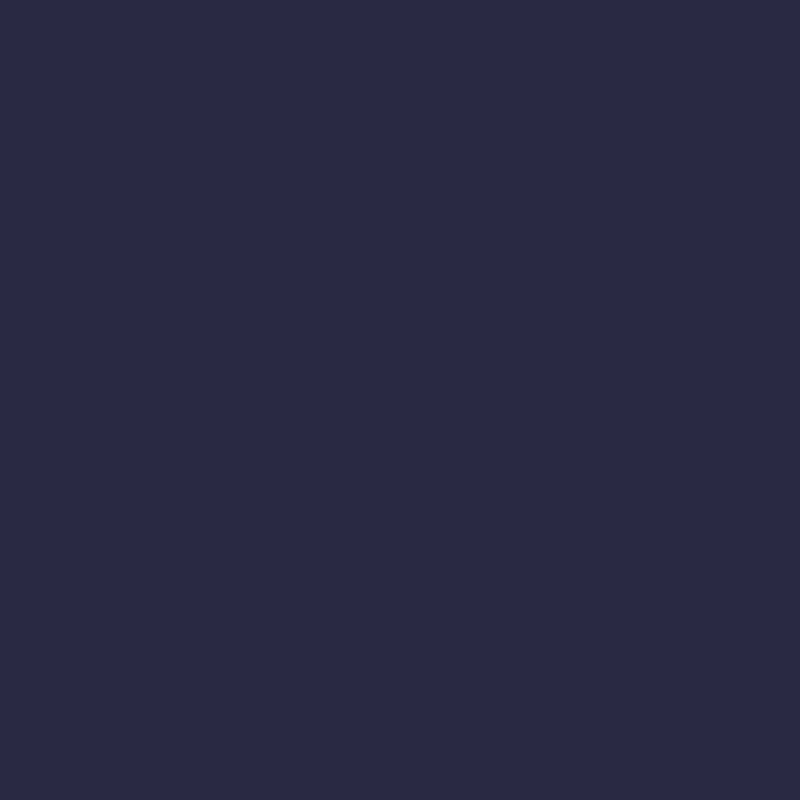
Frame 1 (no input)
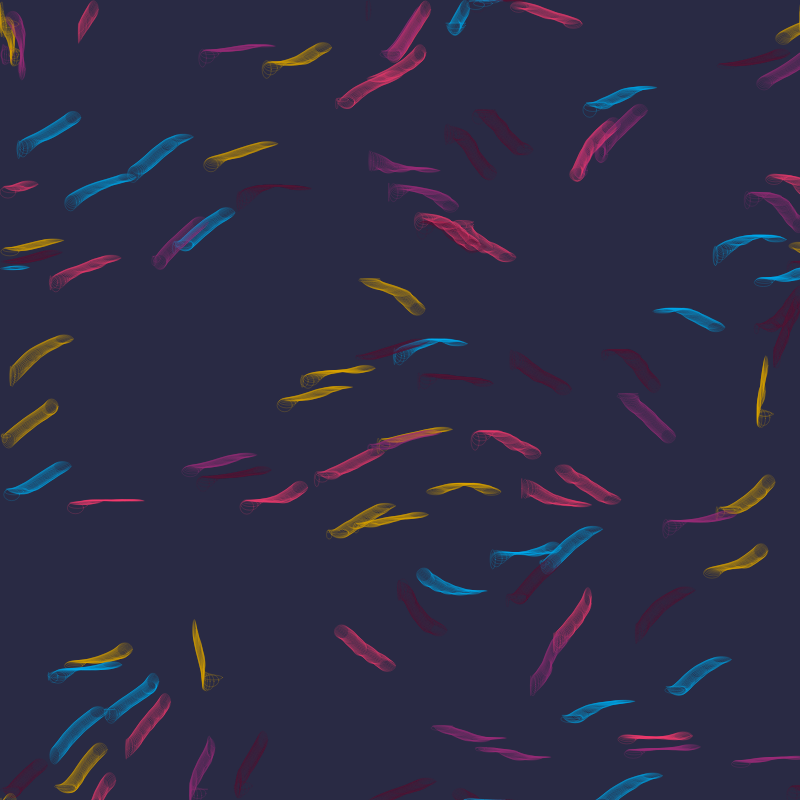
Frame 60 (no input)
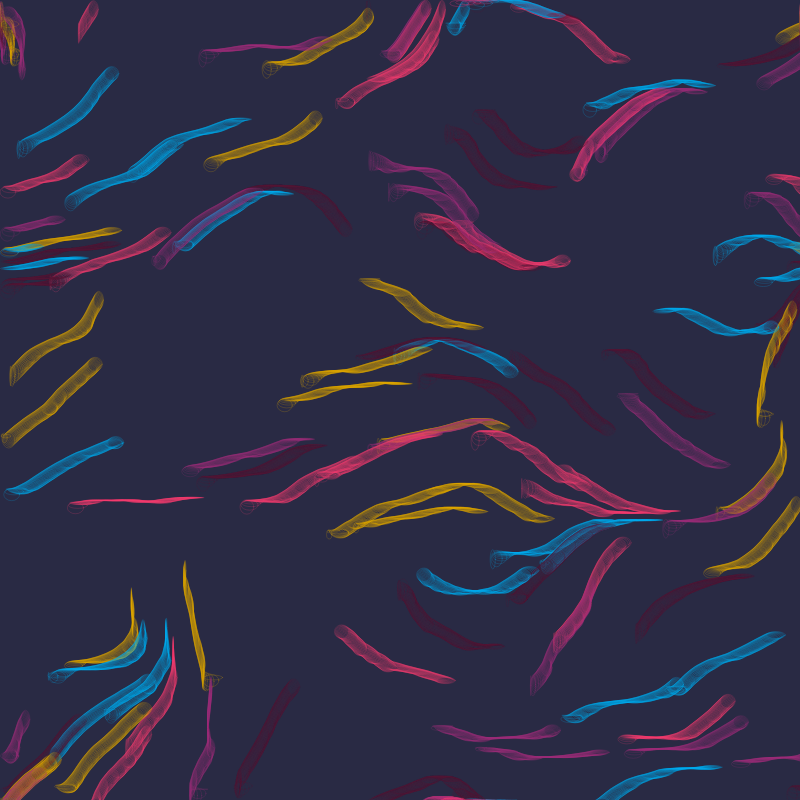
Frame 120 (the mouse pressed at the canvas centre since frame 60)

The p5.js sketch that drew these frames (run headless with seeded random() and noise() and a simulated clock; from frame 60 on, the mouse is pressed at the canvas centre):

// p5.js sketch
// ── sketch.js
// Factors of  1200:
// 1, 2, 3, 4, 5, 6, 8, 10, 12, 15, 16, 20, 24, 25, 30, 40, 48, 50, 60, 75, 80, 100, 120, 150, 200, 240, 300, 400, 600, 1200
//
// Factors of 800:
// 1, 2, 4, 5, 8, 10, 16, 20, 25, 32, 40, 50, 80, 100, 160, 200, 400, 800
const FIELD_SIZE = 10; 
const NUM_FRAMES = 5000;
let DEBUG_MODE = true;

const PARTICLE_COUNT = 100;
let particles = [];
let total_particles = PARTICLE_COUNT;

let flowfield;
let starting_points = [];

let avgGen = 0;

function setup() {
  createCanvas(800, 800);
  ellipseMode(CORNER);
  background(41, 42, 68);
  noiseSeed(10002);

  flowfield = new FlowField(FIELD_SIZE);


  for (let i = 0; i < PARTICLE_COUNT; i++) {
    let { startX, startY, particleColor } = nextStartState();
    particles[i] = new Particle(startX, startY, particleColor);
  }
}

function draw() {
  // flowfield.update();

  for (let i = particles.length-1; i >= 0; i--) {
    let p = particles[i];
    p.follow(flowfield);
    p.update(flowfield);
    p.show();
  }

  if (DEBUG_MODE) {
    if (frameCount % 100 == 0) printStatus();
    if (frameCount == NUM_FRAMES) noLoop();
  }
}

function generateStartingPoints() {
  let points = [];
  let x = width *  1.00;
  let scl = height / PARTICLE_COUNT;
  for (let i = 0; i < PARTICLE_COUNT; i++) {
    points.push({
      startX: x,
      startY: scl * i,
      particleColor: getColor(x, scl * i),
    })
  }
  return points;
}

let pointsIncrementor = 0;
function nextStartState() {
  let startX = random(width);
  let startY = random(height);
  let particleColor = getColor(startX, startY);
  return {startX, startY, particleColor};
}

let hype = [
  [159, 47, 121],
  [90, 22, 55],
  [243, 65, 113],
  [1, 175, 236],
  [225, 169, 5],
]

let colorIndex = 0;
function getColor(startX, startY) {
  let a = 255;
  let palette = [...hype];
  let c = palette[colorIndex++ % palette.length];
  // let c = [0, 0, 0];
  return [...c, a];
}

function printStatus() {
  let fc = frameCount
  let avg = averageAge().toFixed(1);
  let ls = averageLifespan().toFixed(1);
  let gen = averageGeneration().toFixed(1);
  let tot = total_particles;
  let fr = frameRate().toFixed(1);
  let s = `${fc}\tavg: ${avg} ls: ${ls} gen: ${gen} total: ${tot} fr: ${fr}`
  console.log(s);
}

function averageAge() {
  return particles.reduce((prev, curr) => prev + int(curr.age), 0) / particles.length;
}

function averageGeneration() {
  avgGen = particles.reduce((prev, curr) => prev + int(curr.generation), 0) / particles.length;
  return avgGen;
}

function averageLifespan() {
  return particles.reduce((prev, curr) => prev + int(curr.lifetime), 0) / particles.length;
}

function keyPressed() {
  switch (key) {
    case 'S':
      loop();
      console.log("Started looping");
      break;
    case ' ':
      noLoop();
      console.log("Stopped looping");
      printStatus();
      break;
    default:
      break;
  }
}

// ── field.js
function FlowField(fieldSize) {
  let xIncr = 0.05;
  let yIncr = xIncr;
  let zIncr = 0.002;
  // let zOff = 10.02;
  let zOff = 0.0;

  this.fieldSize = fieldSize;
  this.cols = floor(width / this.fieldSize);
  this.rows = floor(height / this.fieldSize);

  this.field = new Array(this.cols * this.rows);

  this.update = function updateFlowField() {
    let yOff = 0.0;
    for (let y = 0; y < this.rows; y++) {
      let xOff = 0;
      for (let x = 0; x < this.cols; x++) {
        let idx = x + (y * this.cols);
        let angle = generateFieldAngle(xOff, yOff, zOff);
        let v = p5.Vector.fromAngle(angle);
        v.setMag(0.5);
        this.field[idx] = v;

        xOff += xIncr;
      }
      yOff += yIncr;
    }
  }

  this.update();

  this.getVector = function getVectorFlowField(_x, _y) {
    let x = floor(_x / this.fieldSize);
    let y = floor(_y / this.fieldSize);
    let idx = x + (y * this.cols);
    let vector = this.field[idx];
    return vector;
  }

  function generateFieldAngle(xOff, yOff, zOff) {
    let n = noise(xOff, yOff, zOff); // 0 < n < 1
    n -= 0.5;
    // let f = 15;
    // n = floor(n * f) / f;
    return n * TWO_PI;
  }
}
// ── particle.js
MIN_LIFESPAN = 250;
MAX_LIFESPAN = 500;

MIN_SIZE = 10;
MAX_SIZE = 20;

function Particle(x, y, c, vel) {
  this.pos = createVector(x, y);
  this.vel = vel || createVector(random(-TWO_PI, TWO_PI), random(-TWO_PI, TWO_PI));
  this.acc = createVector(0, 0);
  this.diameter = 20;
  this.maxSpeed = 1;
  this.lifetime = int(random(MIN_LIFESPAN, MAX_LIFESPAN));
  this.age = 0;
  this.generation = 0;
  this.strokeWeight = 0.2;
  this.color = c;
  this.living = true;
  this.theta = 0;

  this.prevPos = this.pos.copy();

  this.update = function updateParticle(field) {
    if (this.living && this.age < this.lifetime) {
      this.vel.add(this.acc);
      this.vel.limit(this.maxSpeed);
      // this.vel.mult(20);
      this.direction = p5.Vector.sub(this.pos, this.prevPos);
      this.theta += 0.01;
      this.prevPos = this.pos.copy();
      this.pos.add(this.vel);
      this.acc.mult(0);
      this.edges();
      this.age += 1;
    } else {
      // this.living = false;
      let { startX, startY, particleColor } = nextStartState();
      this.color = particleColor
      this.pos = createVector(startX, startY);
      this.prevPos = this.pos.copy();
      this.vel = createVector(0, 0);
      this.acc = createVector(0, 0);
      this.lifetime = int(random(MIN_LIFESPAN, MAX_LIFESPAN))
      this.age = 0;
      this.generation += 1;
      // this.diameter = 5;
      // this.theta = random(20);
      // this.color = getColor(startX, startY, this.generation);
      total_particles++;
    }
  }

  this.applyForce = function applyForceParticle(force) {
    this.acc.add(force);
  }

  this.follow = function followParticle(flowfield) {
    let force = flowfield.getVector(this.pos.x, this.pos.y);
    this.applyForce(force);
  }

  this.show = function showParticle() {
    if (this.living) {
      if (this.age > 2 && frameCount > 0) {
        noFill();
        // fill(this.color);
        stroke(this.color);
        strokeWeight(this.strokeWeight);
        this.direction.mult(this.diameter);
        ellipse(this.pos.x, this.pos.y, this.direction.x, this.direction.y);
      }
    }
  }

  this.edges = function() {
    if (this.pos.x > width) {
      this.pos.x -= width
      this.prevPos = this.pos.copy();
    }
    if (this.pos.x < 0) {
      this.pos.x += width;
      this.prevPos = this.pos.copy();
    }
    if (this.pos.y > height) {
      this.pos.y -= height;
      this.prevPos = this.pos.copy();
    }
    if (this.pos.y < 0) {
      this.pos.y += height;
      this.prevPos = this.pos.copy();
    }
  }
}
